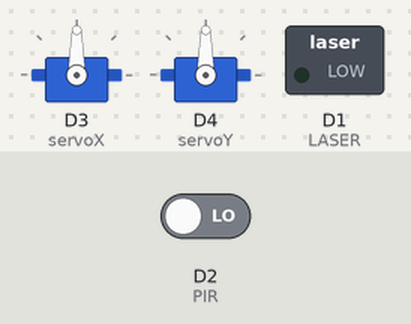
A sketch run on a simulated ESP8266 (NodeMCU). On the bench: 2 × servo, switched loads named in the sketch (green lamp = pin HIGH). The test bench sets the inputs (shaded band); at power-on: D2 (PIR) LOW. WiFi joins after 1.5 s; servers stay silent unless stated; random numbers use the default seed unless the sketch sets one; no MQTT or app messages arrive unless stated; what the sketch prints to the serial monitor is not drawn.

Above: at 2.7 s.
2.8 s: D2 (PIR) driven HIGH
At 4.0 s:
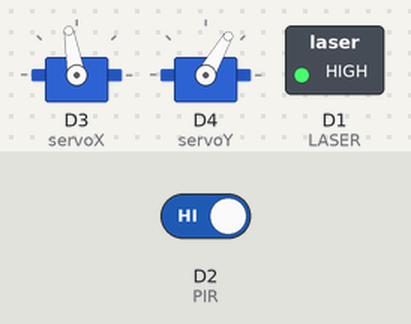
At 6.7 s:
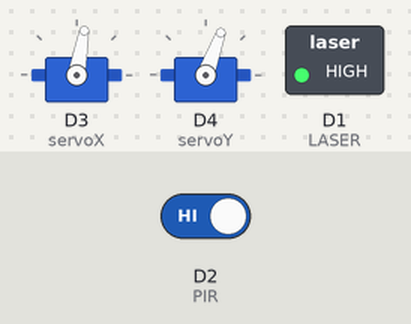
Timing chart, 0 to 33.0 s (numbered marks = the images above; inputs shaded):
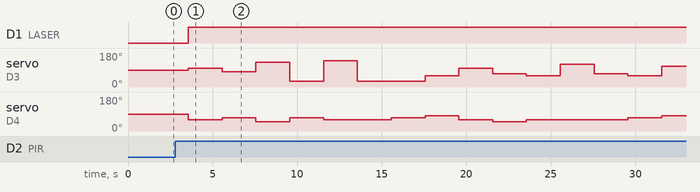

The sketch:

675-cap7-NodeMCU.ino
```cpp
#include <Servo.h>
#include <ESP8266WiFi.h>
#include <PubSubClient.h>

#define POS_INICIAL 90
#define X_MINIMO    30 // Angulo de X (30 a 150)
#define Y_MINIMO    50 // Angulo de y (50 a 90)
#define X_INTERVALO 12 // (X maximo - X minimo)/10 = 12
#define Y_INTERVALO 4 // (Y maximo - Y minimo)/10 = 4
#define LASER_TEMPO 60 // Tempo em segundos que o laser ficará acionado
#define LASER       D1
#define PIR         D2

Servo servoX;
Servo servoY;

//Setup WIfi e Mqtt
const char* ssid = "caelum_sala2";
const char* password = "5987cb800f";
const char* mqtt_server = "m10.cloudmqtt.com";
const int mqtt_port = 11480;
const char* mqtt_topic = "monitoracao/lasercat/status";
const char* mqtt_user = "sjoeirvo";
const char* mqtt_password = "xfhLPQ9-eO27";

WiFiClient espClient;
PubSubClient client(espClient);


void setup() {
  servoX.attach(D3);
  servoY.attach(D4);

  servoX.write(POS_INICIAL);
  servoY.write(POS_INICIAL);

  pinMode(LASER, OUTPUT);
  digitalWrite(LASER, LOW);

  pinMode(PIR, INPUT);

  setup_wifi();
  client.setServer(mqtt_server, mqtt_port);


  Serial.begin(9600);
}

void loop() {
  if (!client.connected()) {
    reconnect();
  }

  int trigger = digitalRead(PIR);
  client.publish(mqtt_topic, String(trigger).c_str());
  if(trigger == HIGH){
    liga_laser();
    //Serial.println("Detectado");
  }else{
    desliga_laser();
   //Serial.println("NAO Detectado");
  }
 delay(1000);

}

//FUNCOES AUXILIARES

void posiciona_servos(){
  int posicaoX = (random(0,(X_INTERVALO))* 10 + (X_MINIMO));
  int posicaoY = (random(0,(Y_INTERVALO))* 10 + (Y_MINIMO));
  servoX.write(posicaoX);
  servoY.write(posicaoY);
  //Serial.println(posicaoX);
  //Serial.print("  ,  ");
  //Serial.println(posicaoY);

}

void liga_laser(){
  for(int i = 0; i<=LASER_TEMPO/2; i++){
   digitalWrite(LASER, HIGH);
   posiciona_servos();
   delay(2000);

  }
}

void desliga_laser(){
  digitalWrite(LASER, LOW);
}

void setup_wifi() {

  delay(10);
  // We start by connecting to a WiFi network
  Serial.println();
  Serial.print("Connecting to ");
  Serial.println(ssid);

  WiFi.begin(ssid, password);

  while (WiFi.status() != WL_CONNECTED) {
    delay(500);
    Serial.print(".");
  }

  Serial.println("");
  Serial.println("WiFi connected");
  Serial.println("IP address: ");
  Serial.println(WiFi.localIP());
}

void reconnect() {
  // Loop until we're reconnected
  while (!client.connected()) {
    Serial.print("Attempting MQTT connection...");
    // Attempt to connect
    if (client.connect("ESP8266Client", mqtt_user, mqtt_password)) {
      Serial.println("connected");
    } else {
      Serial.print("failed, rc=");
      Serial.print(client.state());
      Serial.println(" try again in 5 seconds");
      // Wait 5 seconds before retrying
      delay(2000);
    }
  }
}
```
